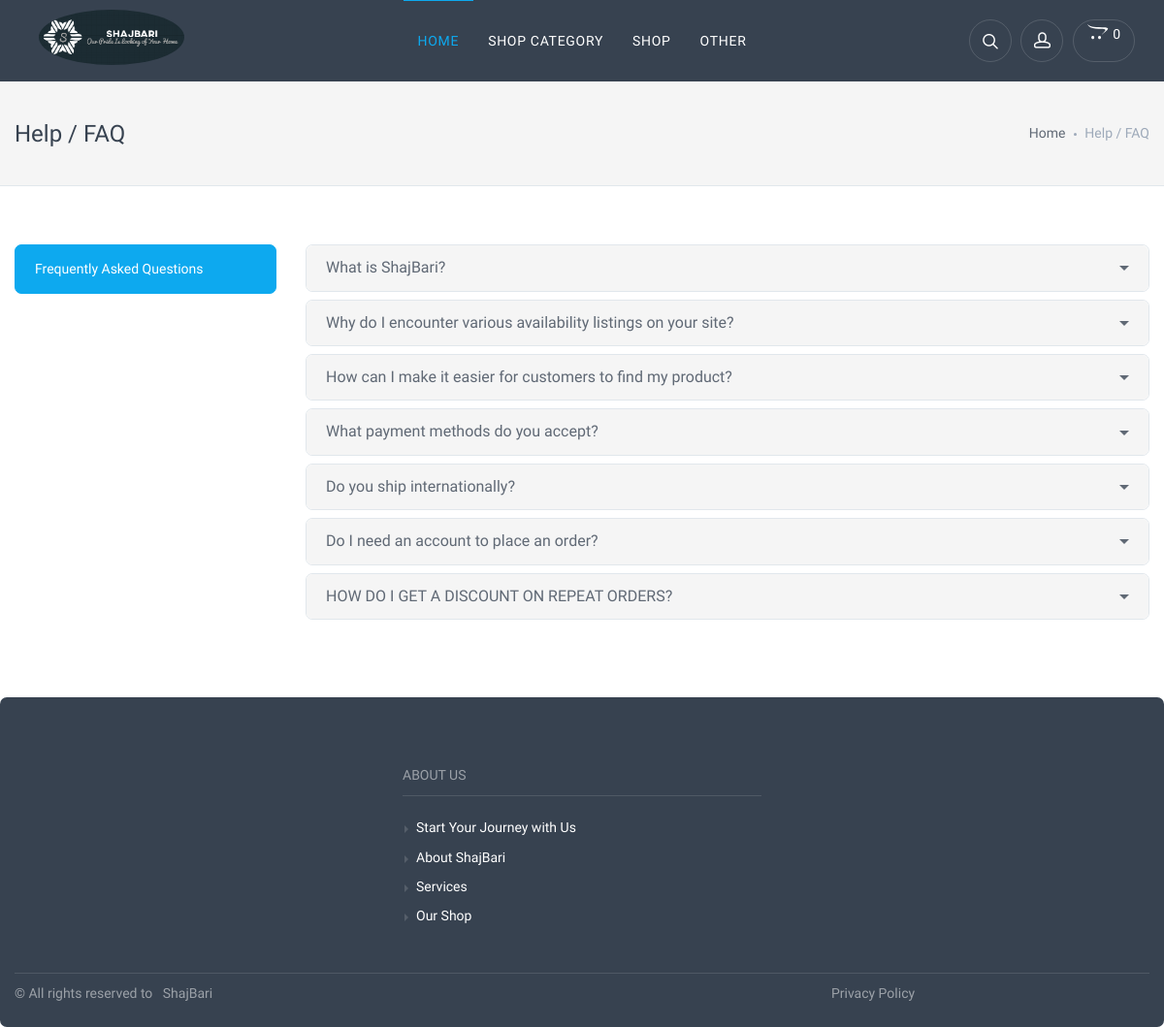
The page /faq/ (signed in) on the database its author committed.
### app_home/models.py (models this page shows, shortened)
class FAQ(models.Model):
    STATUS = (
        ('True', 'True'),
        ('False', 'False'),
    )
    ordernumber = models.IntegerField()
    question = models.CharField(max_length=150)
    answer = RichTextUploadingField()
    status = models.CharField(max_length=10, choices=STATUS)
    create_at = models.DateTimeField(auto_now_add=True)
    update_at = models.DateTimeField(auto_now=True)

### app_home/views.py (the view)
# urls.py: path('faq/', views.faqView, name="faqView"),
def faqView(request):
    setting = Setting.objects.get(pk=1)
    faqs = FAQ.objects.filter(status=True).order_by("ordernumber")
    context = {
        'faqs': faqs,
        'setting': setting,
    }
    return render(request, 'home/faq.html', context)

### app_home/templatetags/custom_tags.py (called while the page is built)
@register.simple_tag
def CategoryList():
    return Category.objects.all()

### templates/home/faq.html (shortened to what this page needs)
{% extends "base.html" %}
{% load static %}
{% block header_block %}
{% include "home/header.html" %}
{% endblock header_block %}
{% block content %}
    <div class="offcanvas-wrapper">
      <div class="page-title">
        <div class="container">
          <div class="column">
            <h1>Help / FAQ</h1>
          </div>
          <div class="column">
            <ul class="breadcrumbs">
              <li><a href="{% url 'Home:IndexView' %}">Home</a>
              </li>
              <li class="separator">&nbsp;</li>
              <li>Help / FAQ</li>
            </ul>
          </div>
        </div>
      </div>
      <div class="container padding-bottom-3x">
        <div class="row">
          <div class="col-lg-3 col-md-4">
            <nav class="list-group"><a class="list-group-item active" href="#">Frequently Asked Questions</a></nav>
          </div>
          <div class="col-lg-9 col-md-8">
            <div class="accordion" id="accordion" role="tablist">
              {% for faq in faqs %}
              <div class="card">
                <div class="card-header" role="tab">
                  <h6><a class="collapsed" href="#collapse-{{ faq.id }}" data-toggle="collapse">{{ faq.question }}</a></h6>
                </div>
              </div>
              {% endfor %}
            </div>
          </div>
        </div>
      </div>
  {% block footer_block %}
  {% include "home/footer.html" %}
  {% endblock footer_block %}
  </div>
  {% endblock content %}

### rows shown on the page
FAQ: question "What is ShajBari?"
FAQ: question "Why do I encounter various availability listings on your site?"
FAQ: question "How can I make it easier for customers to find my product?"
FAQ: question "What payment methods do you accept?"
FAQ: question "Do you ship internationally?"
FAQ: question "Do I need an account to place an order?"
FAQ: question "HOW DO I GET A DISCOUNT ON REPEAT ORDERS?"
